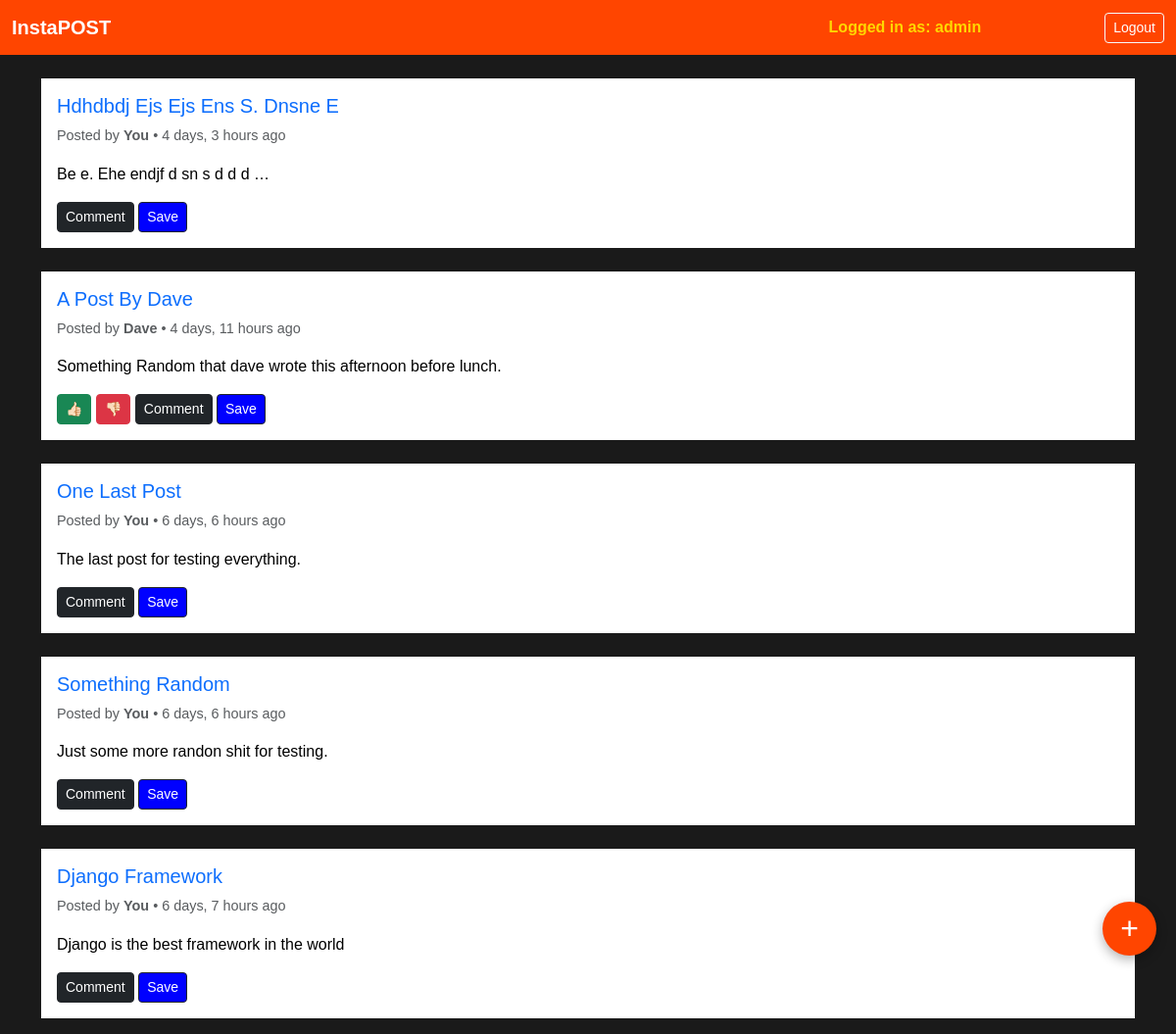
Page /posts/ (signed in) on the earlier database version.
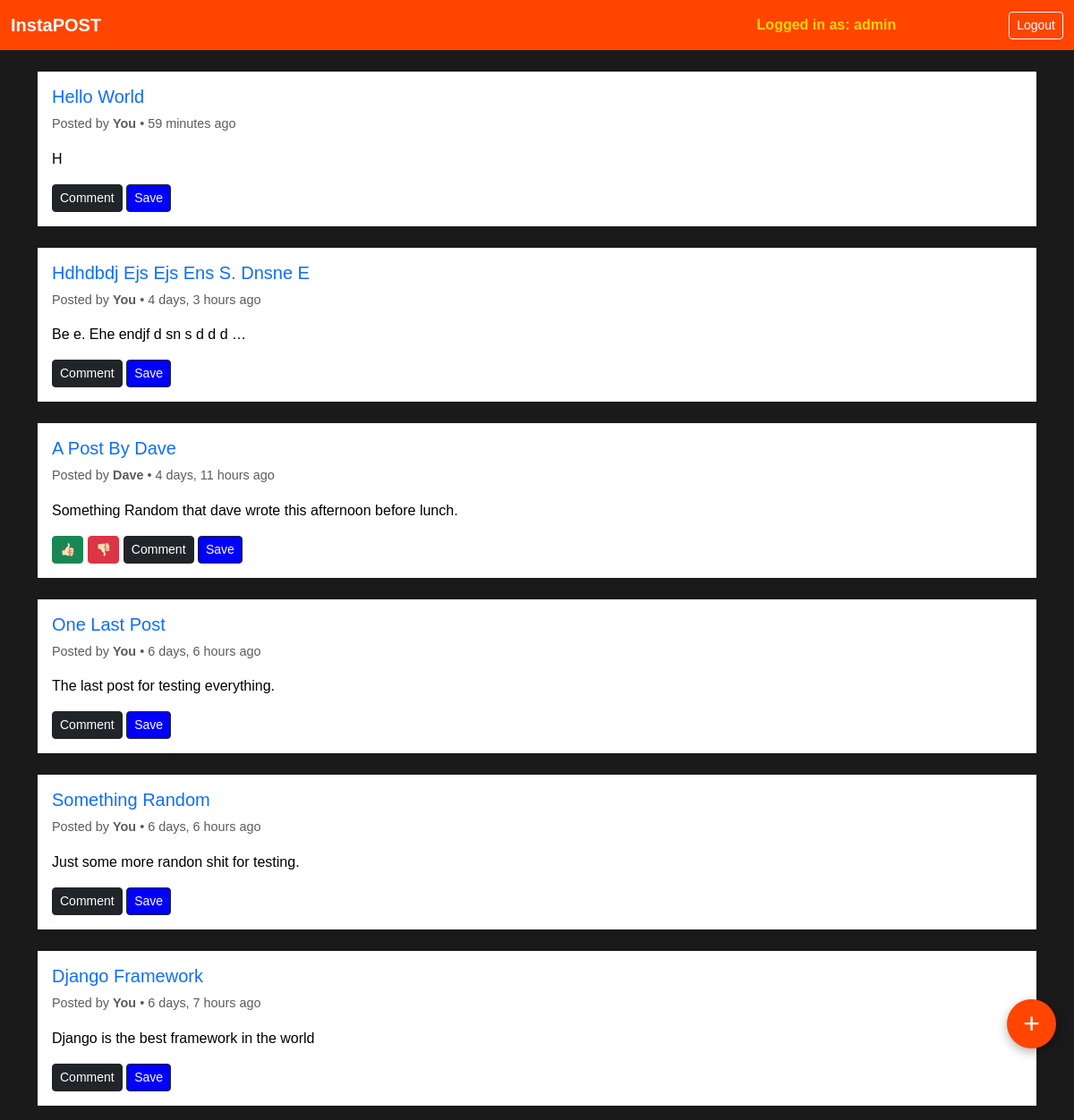
Same page on the later database version.
### posts/models.py (models this page shows, shortened)
class Post(models.Model):
    user = models.ForeignKey(User, models.CASCADE)
    title = models.CharField(max_length=200)
    content = models.CharField(max_length=600, null=True)
    likes = models.IntegerField(default=0)
    liked_by = models.ManyToManyField(User, related_name='liked_by')
    disliked_by = models.ManyToManyField(User, related_name='disliked_by')
    dislikes = models.IntegerField(default=0)
    saved_by = models.ManyToManyField(User, related_name='saved_by')
    no_of_comment = models.IntegerField(default=0)
    created_on = models.DateTimeField(auto_now_add=True)

### posts/views.py (the view)
# urls.py: path('', HomeView.as_view(), name='index'),
@method_decorator(login_required, name='dispatch')
class HomeView(ListView):
    template_name = 'posts/index.html'
    model = Post
    context_object_name = 'posts'
    def get_queryset(self):
        return Post.objects.all().order_by('-created_on')

### templates/posts/index.html (shortened to what this page needs)
{% extends "base.html" %}
{% load static %}
{% block css %}
    <link rel="stylesheet" href="{% static 'posts/style.css' %}">
{% endblock css %}
{% block content %}
{% for post in posts %}
  <div class="container mt-4" id="post-{{post.id}}">
    <div class="card text-dark">
      <div class="card-body">
        <a href="{% url 'post_detail' pk=post.id %}" style="text-decoration: none;"><h5 class="card-title">{{post.title | title}}</h5></a>
        {% if request.user == post.user %}
        <p class="text-muted" style="font-size: 0.9rem;">
          Posted by <strong>You</strong> • {{ post.created_on|timesince }} ago
        </p>
        {% else %}
        <p class="text-muted" style="font-size: 0.9rem;">
          Posted by <strong>{{ post.user.username|truncatechars:10 }}</strong> • {{ post.created_on|timesince }} ago
        </p>
        {% endif %}
        <p class="card-text">{{post.content | truncatewords:10}}</p>
        {% if not post.user == request.user%}
        <button class="btn btn-sm btn-success like-btn" data-id="{{post.id}}">👍🏻</button>
        <button class="btn btn-sm btn-danger dislike-btn" data-id="{{post.id}}">👎🏻</button>
        <a href="{% url 'add_comment' pk=post.id %}"><button class="btn btn-sm btn-dark">Comment</button></a>
        <button class="btn btn-sm btn-dark save-btn" style="background-color: blue;" data-id='{{post.id}}'>Save</button>
        {% else %}
        <a href="{% url 'add_comment' pk=post.id %}"><button class="btn btn-sm btn-dark">Comment</button></a>
        <button class="btn btn-sm btn-dark save-btn" style="background-color: blue;" data-id='{{post.id}}'>Save</button>
        {% endif %}
      </div>
    </div>
  </div>
{% endfor %}
  <a href="{% url 'create_post' %}" class="fab-plus-btn">+</a>
{% endblock content %}

Differences in the rows shown:
added Post: title "Hello World", created_on "59 minutes", content "H"
